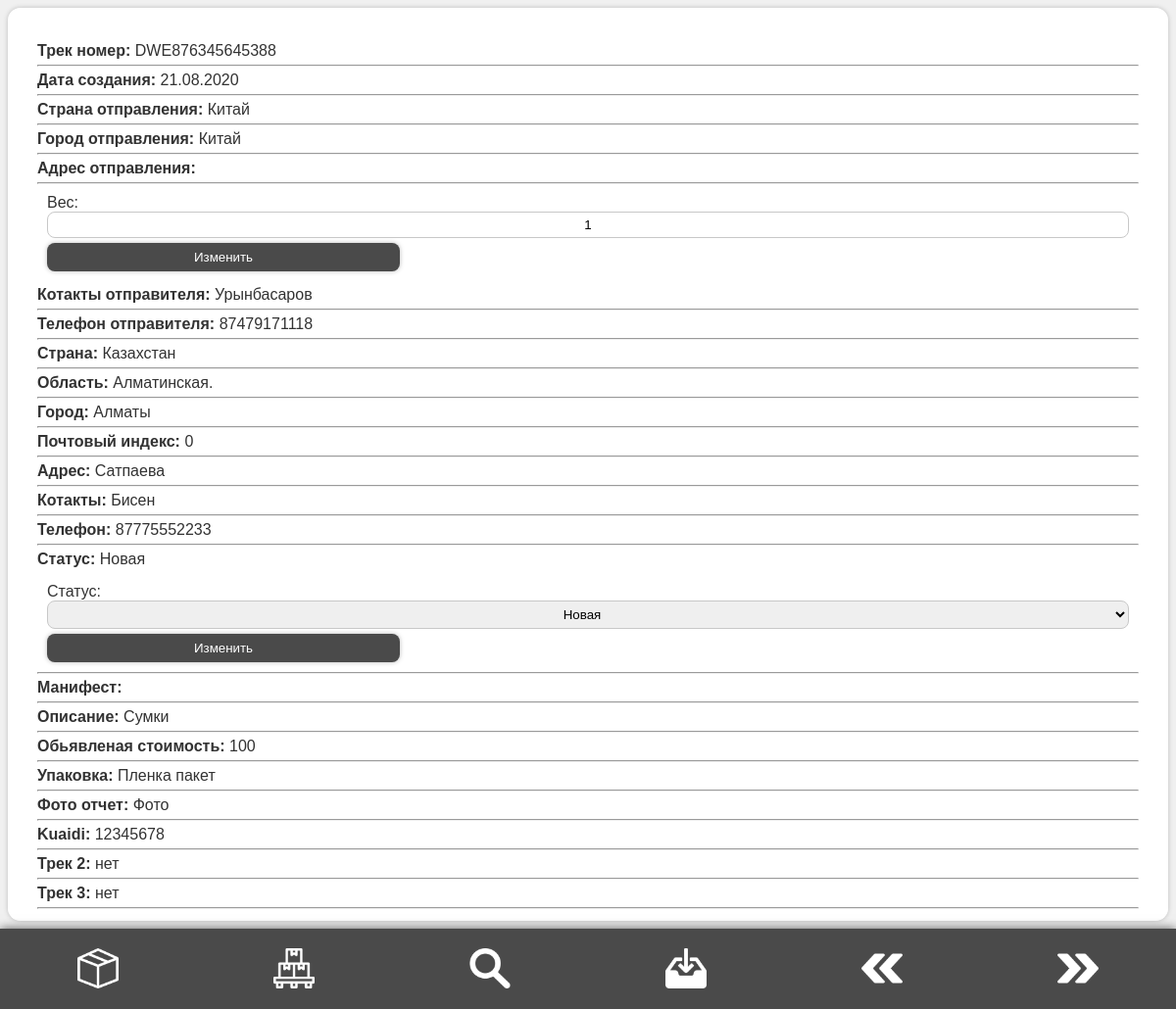
The app's page /auth/parcel.php?track=DWE876345645388 with its own data.
### tables this page shows
CREATE TABLE `dispatch` (
  `id` int(13) NOT NULL,
  `qr_name` varchar(55) DEFAULT NULL,
  `fromDate` varchar(50) DEFAULT NULL,
  `fromCountrie` varchar(55) NOT NULL,
  `fromCity` varchar(55) NOT NULL,
  `fromAdres` varchar(400) NOT NULL,
  `fromContacts` varchar(255) NOT NULL,
  `fromPhone` varchar(20) NOT NULL,
  `toCountrie` varchar(255) NOT NULL,
  `toObl` varchar(55) NOT NULL,
  `toCity` varchar(77) NOT NULL,
  `toZipcode` int(10) NOT NULL,
  `toAdres` varchar(400) NOT NULL,
  `toContacts` varchar(255) NOT NULL,
  `toPhone` varchar(20) NOT NULL,
  `mass` int(55) NOT NULL,
  `status` varchar(255) NOT NULL,
  `manifest` varchar(55) NOT NULL,
  `payment` tinyint(1) NOT NULL DEFAULT 0,
  `description` text NOT NULL,
  `price` varchar(55) NOT NULL,
  `pack` varchar(255) NOT NULL,
  `photo` varchar(55) NOT NULL,
  `kuaidi` varchar(255) NOT NULL,
  `code2` varchar(255) NOT NULL DEFAULT 'нет',
  `code3` varchar(255) NOT NULL DEFAULT 'нет',
  `obl` char(100) NOT NULL,
  `login` char(100) NOT NULL
);

### auth/parcel.php (the view, shortened to what this page needs)
<?php
	require_once '../app/libs/sign/privileges.php';
	if(!empty($_GET['track'])) {
		$sql = 'SELECT * FROM dispatch WHERE qr_name = "'.$_GET['track'].'"';
		$res = $pdo->query($sql);
		$res = $res->fetch(PDO::FETCH_ASSOC);
	}
	switch($res['status']) {
			case "Новая":
				$status = '';
				break;
		}
?>
<!DOCTYPE html>
<html lang="en">
<head>
    <link rel="stylesheet" href="../public/css/style.css">
</head>
<body>
    <section id="content" class="<?=$status;?>">
		<?php
			if($res) {
				echo '<p class="info"><span class="infoDes">Трек номер: </span>' .$res['qr_name'].'</p><hr>';
				echo '<p class="info"><span class="infoDes">Дата создания: </span>' .$res['fromDate'].'</p><hr>';
				echo '<p class="info"><span class="infoDes">Страна отправления: </span>' .$res['fromCountrie'].'</p><hr>';
				echo '<p class="info"><span class="infoDes">Город отправления: </span>' .$res['fromCity'].'</p><hr>';
				echo '<p class="info"><span class="infoDes">Адрес отправления: </span>' .$res['fromAdres'].'</p><hr>';
				if(!empty($_SESSION['privileges'] == 0)) {
					echo '<form action="../app/querys/newMass.php" style="margin: 10px;>
							<label for="mass">Вес: </label>
							<input type="text" class="inp" id="mass" name="mass" value="'.$res['mass'].'">
							<input type="hidden" name="track" value="'.$res['qr_name'].'">
							<button type="submit" name="send" value="send" class="btn" style="margin-top: 5px;">Изменить</button>
						</form>';
				}
				echo '<p class="info"><span class="infoDes">Котакты отправителя: </span>' .$res['fromContacts'].'</p><hr>';
				echo '<p class="info"><span class="infoDes">Телефон отправителя: </span>' .$res['fromPhone'].'</p><hr>';
				echo '<p class="info"><span class="infoDes">Страна: </span>' .$res['toCountrie'].'</p><hr>';
				echo '<p class="info"><span class="infoDes">Область: </span>' .$res['obl'].'</p><hr>';
				echo '<p class="info"><span class="infoDes">Город: </span>' .$res['toCity'].'</p><hr>';
				echo '<p class="info"><span class="infoDes">Почтовый индекс: </span>' .$res['toZipcode'].'</p><hr>';
				echo '<p class="info"><span class="infoDes">Адрес: </span>' .$res['toAdres'].'</p><hr>';
				echo '<p class="info"><span class="infoDes">Котакты: </span>' .$res['toContacts'].'</p><hr>';
				echo '<p class="info"><span class="infoDes">Телефон: </span>' .$res['toPhone'].'</p><hr>';
				echo '<p class="info"><span class="infoDes">Статус: </span>' .$res['status'].'</p>';
				if(!empty($_SESSION['privileges'] == 0)) {
					echo '<form action="../app/querys/newStatus.php" style="margin: 10px;>
							<label for="status">Статус: </label>
							<select class="inp" id="status" name="status">
								<option>Новая</option>
								<option>Прибыла на склад/Ожидает оплаты</option>
								<option>Отправление готово к отправке</option>
								<option>Отправлена в страну назначения</option>
								<option>Прибыла в сортировочный центр страны назначения</option>
								<option>Идет вручение адресату</option>
								<option>Доставлена адресату</option>
								<option>Неудачная попытка вручения</option>
							</select>
							<input type="hidden" name="track" value="'.$res['qr_name'].'">
							<button type="submit" name="send" value="send" class="btn" style="margin-top: 5px;">Изменить</button>
						</form>';
				}
				echo '<hr>';
				echo '<p class="info"><span class="infoDes">Манифест: </span>' .$res['manifest'].'</p><hr>';
				echo '<p class="info"><span class="infoDes">Описание: </span>' .$res['description'].'</p><hr>';
				echo '<p class="info"><span class="infoDes">Обьявленая стоимость: </span>' .$res['price'].'</p><hr>';
				echo '<p class="info"><span class="infoDes">Упаковка: </span>' .$res['pack'].'</p><hr>';
				echo '<p class="info"><span class="infoDes">Фото отчет: </span>' .$res['photo'].'</p><hr>';
				echo '<p class="info"><span class="infoDes">Kuaidi: </span>' .$res['kuaidi'].'</p><hr>';
				echo '<p class="info"><span class="infoDes">Трек 2: </span>' .$res['code2'].'</p><hr>';
				echo '<p class="info"><span class="infoDes">Трек 3: </span>' .$res['code3'].'</p><hr>';
			} else {
				echo 'Трек номер не найден';
			}
		?>
    </section>
	<?php require_once 'template/footer.php'; ?>
</body>
</html>

### public/css/style.css (style rules this page uses)
* { margin: 0; padding: 0; box-sizing: border-box; font-family: sans-serif; }
body { font-family: sans-serif; background-color: rgb(240, 240, 240); box-sizing: border-box; overflow-x: hidden; color: rgb(50, 50, 50); }
#content { box-sizing: border-box; position: absolute; top: 8px; left: 8px; right: 8px; bottom: calc(8% + 8px); width: calc(100vw - 16px); border-radius: 13px; background-color: rgb(255, 255, 255); padding: 30px; box-shadow: 0 0 5px rgb(188, 188, 188); overflow-y: auto; overflow-x: none; }
.btn { padding: 7px; border: none; border-radius: 8px; background-color: rgb(74, 74, 74); box-shadow: 0 0 5px rgb(188, 188, 188); color: rgb(255, 255, 255); text-align: center; min-width: 30vw; outline: none; }
.inp { padding: 5px; border: 1px solid rgb(200, 200, 200); border-radius: 8px; text-align: center; outline: none; width: 100%; }
.info { padding: 5px 0px; }
.infoDes { font-weight: 700; }

### records on screen
dispatch: qr_name "DWE876345645388", fromDate "21.08.2020", fromCountrie "Китай", fromCity "Китай", mass "1", fromContacts "Урынбасаров", fromPhone "87479171118", toCountrie "Казахстан", obl "Алматинская.", toCity "Алматы", toZipcode "0", toAdres "Сатпаева", toContacts "Бисен", toPhone "87775552233", status "Новая", description "Сумки", price "100", pack "Пленка пакет", photo "Фото", kuaidi "12345678", code2 "нет", code3 "нет"
